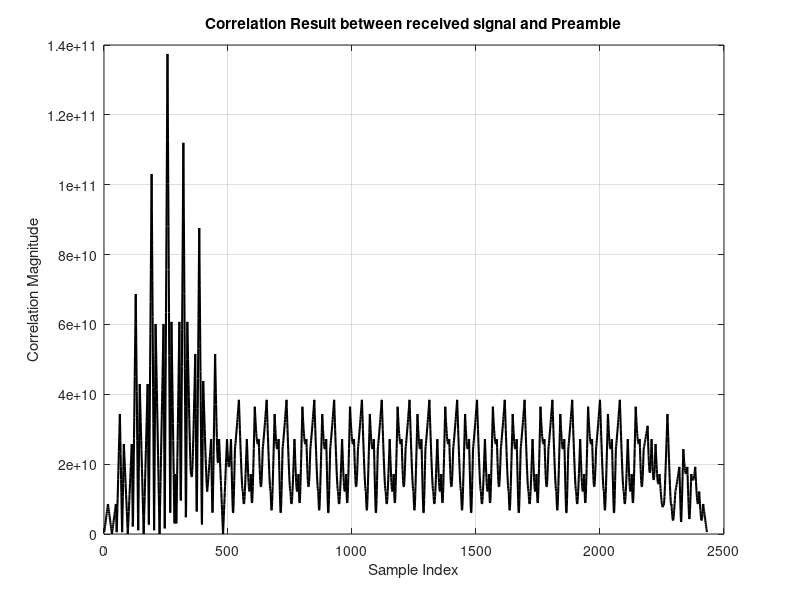
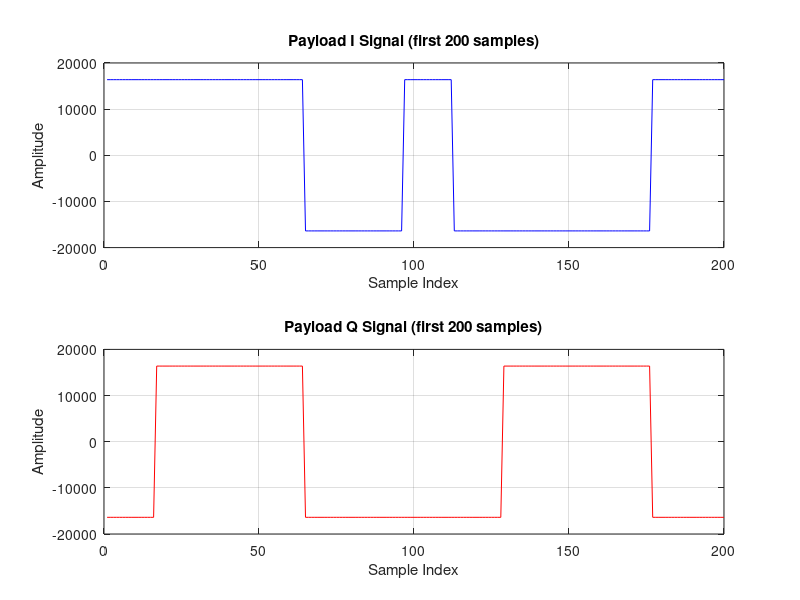
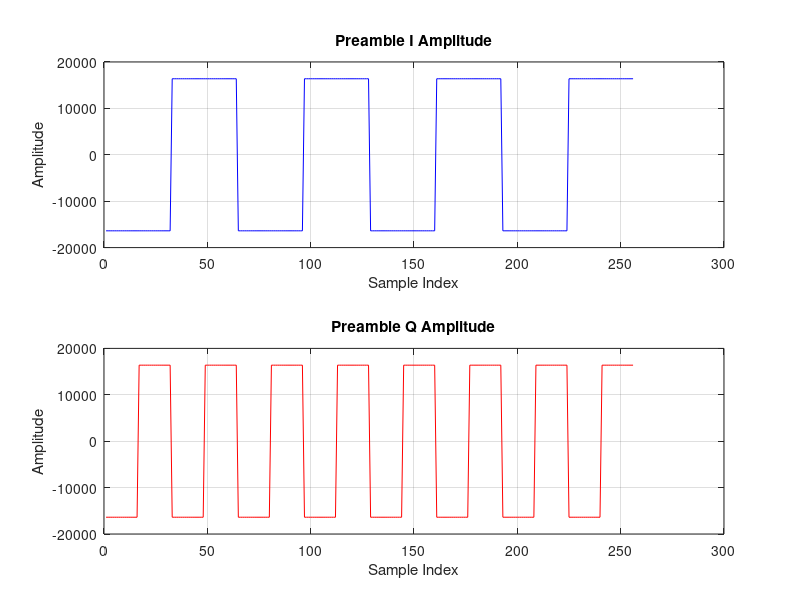
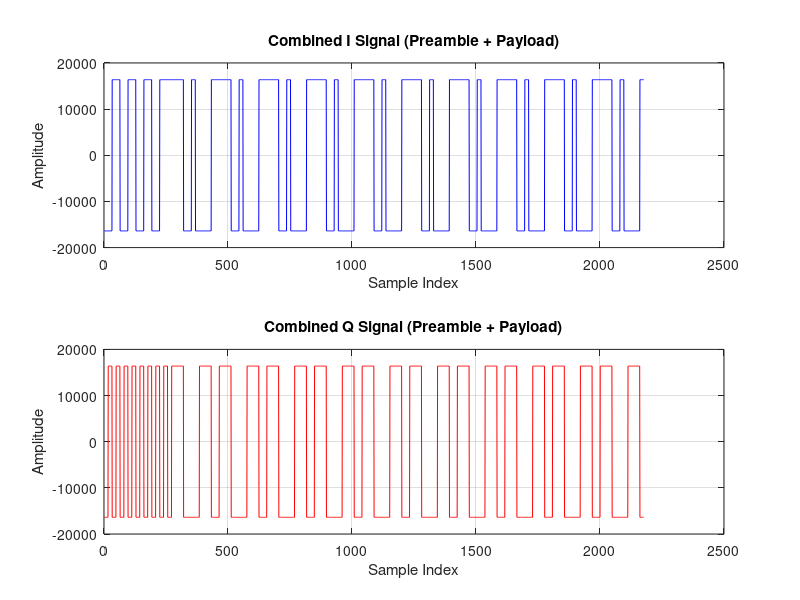

Write the MATLAB code that produced these figures, in order.
%% QPSK Preamble Detection Using Correlation
% Author: Abdul Basit
% Description: Generate QPSK preamble and payload, combine signals, 
% and detect preamble using correlation.

clear; close all; clc;

%% Parameters
A = 16384;                   % Amplitude scaling factor
samples_per_bit = 16;        % Oversampling factor

%% Preamble Bit Sequences (I and Q)
preamble_I_bits = [0 0 1 1 0 0 1 1 0 0 1 1 0 0 1 1];
preamble_Q_bits = [0 1 0 1 0 1 0 1 0 1 0 1 0 1 0 1];

% Upsample preamble bits
preamble_I_upsampled = repelem(preamble_I_bits, samples_per_bit);
preamble_Q_upsampled = repelem(preamble_Q_bits, samples_per_bit);

% Scale preamble signals
preamble_I_signal = A * preamble_I_upsampled;
preamble_Q_signal = A * preamble_Q_upsampled;

% Convert to bit values (0 or 1)
preamble_I_bits_scaled = preamble_I_signal / A;
preamble_Q_bits_scaled = preamble_Q_signal / A;

% Combine I and Q bits into symbol values (0-3) for QPSK mapping
symbol_map = 2 * preamble_I_bits_scaled + preamble_Q_bits_scaled;
symbol_map = symbol_map(:);

%% Map symbols to QPSK constellation amplitudes
I_amplitude = zeros(size(symbol_map));
Q_amplitude = zeros(size(symbol_map));

for k = 1:length(symbol_map)
    switch symbol_map(k)
        case 0
            I_amplitude(k) = -A;
            Q_amplitude(k) = -A;
        case 1
            I_amplitude(k) = -A;
            Q_amplitude(k) =  A;
        case 2
            I_amplitude(k) =  A;
            Q_amplitude(k) = -A;
        case 3
            I_amplitude(k) =  A;
            Q_amplitude(k) =  A;
    end
end

%% Payload Bit Sequences (I and Q) and repetition
payload_I_bits = [1 1 1 1 0 0 1 0 0 0 0 1];
payload_Q_bits = [0 1 1 1 0 0 0 0 1 1 1 0];

repeat_times = 10;
payload_I_repeated = repmat(payload_I_bits, 1, repeat_times);
payload_Q_repeated = repmat(payload_Q_bits, 1, repeat_times);

% Map bits {0,1} to amplitudes {-A, +A}
payload_I_signal = A * (2 * payload_I_repeated - 1);
payload_Q_signal = A * (2 * payload_Q_repeated - 1);

% Upsample payload signals
payload_I_upsampled = repelem(payload_I_signal, samples_per_bit);
payload_Q_upsampled = repelem(payload_Q_signal, samples_per_bit);

%% Combine Preamble and Payload signals
I_combined = [I_amplitude; payload_I_upsampled(:)];
Q_combined = [Q_amplitude; payload_Q_upsampled(:)];

% Form complex baseband signal
S = I_combined + 1j * Q_combined;

% Known preamble complex signal for correlation
Preamble = I_amplitude + 1j * Q_amplitude;

%% Preamble detection via correlation
corr_result = conv(S, conj(flipud(Preamble)));

%% Visualization

% Correlation magnitude
figure;
plot(abs(corr_result), 'k', 'LineWidth', 1.5);
title('Correlation Result between received signal and Preamble');
xlabel('Sample Index');
ylabel('Correlation Magnitude');
grid on;

% Payload I & Q signals (first 200 samples)
figure;
subplot(2,1,1);
plot(payload_I_upsampled(1:200), 'b');
title('Payload I Signal (first 200 samples)');
xlabel('Sample Index');
ylabel('Amplitude');
grid on;

subplot(2,1,2);
plot(payload_Q_upsampled(1:200), 'r');
title('Payload Q Signal (first 200 samples)');
xlabel('Sample Index');
ylabel('Amplitude');
grid on;

% Preamble I & Q Amplitude
figure;
subplot(2,1,1);
plot(I_amplitude, 'b');
title('Preamble I Amplitude');
xlabel('Sample Index');
ylabel('Amplitude');
grid on;

subplot(2,1,2);
plot(Q_amplitude, 'r');
title('Preamble Q Amplitude');
xlabel('Sample Index');
ylabel('Amplitude');
grid on;

% Combined I & Q Signals
figure;
subplot(2,1,1);
plot(I_combined, 'b');
title('Combined I Signal (Preamble + Payload)');
xlabel('Sample Index');
ylabel('Amplitude');
grid on;

subplot(2,1,2);
plot(Q_combined, 'r');
title('Combined Q Signal (Preamble + Payload)');
xlabel('Sample Index');
ylabel('Amplitude');
grid on;

% QPSK Constellation diagram (Preamble)
figure;
plot(I_amplitude, Q_amplitude, 'ko', 'MarkerFaceColor', 'g');
title('QPSK Constellation (Preamble)');
xlabel('In-phase (I)');
ylabel('Quadrature (Q)');
grid on;
axis equal;

% Real and Imaginary parts of combined signal
figure;
subplot(2,1,1);
plot(real(S), 'b');
title('Real Part of Combined Signal S (I)');
xlabel('Sample Index');
ylabel('Amplitude');
grid on;

subplot(2,1,2);
plot(imag(S), 'r');
title('Imaginary Part of Combined Signal S (Q)');
xlabel('Sample Index');
ylabel('Amplitude');
grid on;

% Magnitude and Phase of combined signal
figure;
subplot(2,1,1);
plot(abs(S), 'b');
title('Magnitude of Combined Signal S');
xlabel('Sample Index');
ylabel('Magnitude');
grid on;

subplot(2,1,2);
plot(angle(S), 'r');
title('Phase of Combined Signal S');
xlabel('Sample Index');
ylabel('Radians');
grid on;

